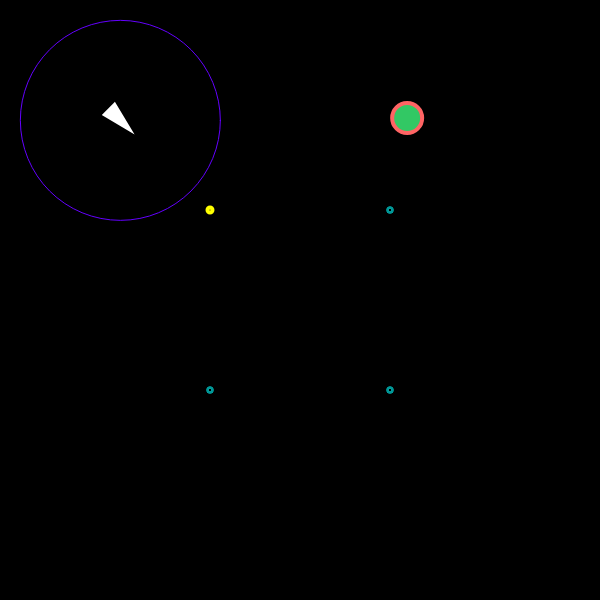
Frame 1 (no input)
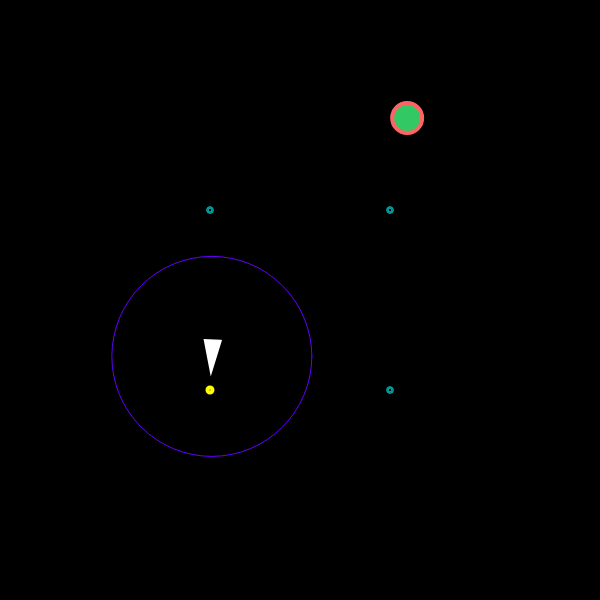
Frame 60 (no input)
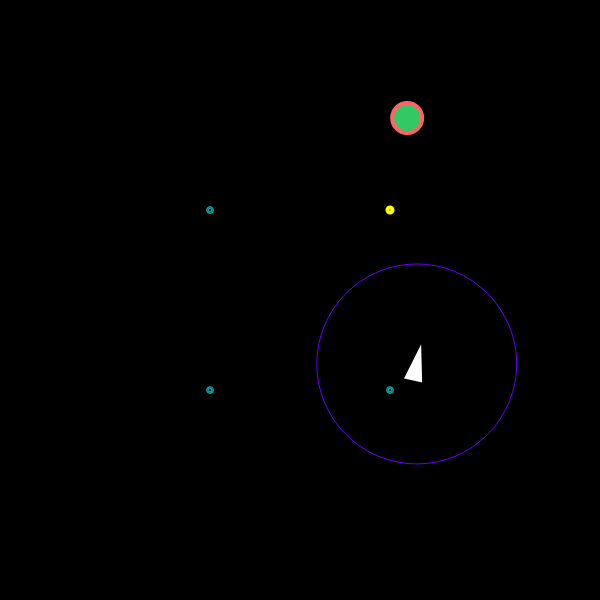
Frame 120 (the mouse pressed at the canvas centre since frame 60)

The p5.js sketch that drew these frames (run headless with seeded random() and noise() and a simulated clock; from frame 60 on, the mouse is pressed at the canvas centre):

// p5.js sketch
// ── sketch.js
// Seeking a Target (Seek)
// The Nature of Code
// The Coding Train / Daniel Shiffman
// https://youtu.be/p1Ws1ZhG36g
// https://thecodingtrain.com/learning/nature-of-code/5.2-seek.html

// Seek: https://editor.p5js.org/codingtrain/sketches/AxuChwlgb
// Seek with Sliders: https://editor.p5js.org/codingtrain/sketches/DROTtSI7J
// Arrive: https://editor.p5js.org/codingtrain/sketches/dQx9oOfTN
// Pursue: https://editor.p5js.org/codingtrain/sketches/XbsgoU_of

let vehicle;
let countFood = 0;
let sizeCanvas = 600;
let halfCanvas = sizeCanvas/2;
let foodRadius = 30;
let foodPosition;
let vehicleVisionRadius = 200;
let searchTarget;
let vehicleState = 2;
let center;
let searchStep = 0;
let previousOxState = 2;
let entryPointSearching = 2;
let luCorner;
let llCorner;
let ruCorner;
let rlCorner;
let magicNumberlw;
let magicNumberup;
let entryRound = true;

function setup() {
  createCanvas(sizeCanvas, sizeCanvas);
  console.log("init canvas: " + sizeCanvas + "x" + sizeCanvas);

  vehicle = new Vehicle(sizeCanvas / 5, sizeCanvas / 5);
  console.log("init vehicle x:" + vehicle.pos.x + " y:" + vehicle.pos.y);

  foodPosition = createVector(random(sizeCanvas - 30), random(sizeCanvas - 30));
  circle(foodPosition.x, foodPosition.y, foodRadius);
  console.log("init food x:" + foodPosition.x + " y:" + foodPosition.y + " d:" + foodRadius);

  console.log("init count: " + countFood);

  checkbox = createCheckbox("Debug Mode", true);
  checkbox.position(0, sizeCanvas);
  checkbox2 = createCheckbox("Vehicle Position", false);
  checkbox2.position(0, sizeCanvas + 20);
  checkbox3 = createCheckbox("Vehicle Vision", false);
  checkbox3.position(0, sizeCanvas + 40);

  center = createVector(halfCanvas, halfCanvas);
  console.log("init center x:" + center.x + " y:" + center.y);
  
  //creating searching path's points
  magicNumber = ((vehicleVisionRadius - (vehicleVisionRadius/10)) / sizeCanvas);
  magicNumberup = (vehicleVisionRadius / sizeCanvas);
  luCorner = createVector((center.x * (1-magicNumber)), (center.y * (1-magicNumber)));
  llCorner = createVector((center.x * (1-magicNumber)), (center.y * (1+magicNumber)));
  rlCorner = createVector((center.x * (1+magicNumber)), (center.y * (1+magicNumber)));
  ruCorner = createVector((center.x * (1+magicNumber)), (center.y * (1-magicNumber)));
  
  if (checkbox.checked()) {
    console.log("vehicleState = " + vehicleState);
    console.log("entryPointSearching: " + entryPointSearching);
  }
}

function draw() {
  if (!checkbox3.checked()) {
    background(0);
  }

  if (checkbox2.checked()) {
    console.log("vehicle pos x:" + vehicle.pos.x + " y:" + vehicle.pos.y);
  }

  let d = vehicle.pos.dist(foodPosition); //distance from the vehicle to the food
  if (vehicleState == 0) { //seeking food
    vehicle.seek(foodPosition);
    if (d < 10) {
      foodPosition.set(random(sizeCanvas - 30), random(sizeCanvas - 30));
      countFood++;
      console.log("Comida: " + countFood);
      searchStep = 0;
      entryRound = true;

      let d2 = [{
        dist: vehicle.pos.dist(luCorner),
        entry: 2
      }, {
        dist: vehicle.pos.dist(llCorner),
        entry: 3
      }, {
        dist: vehicle.pos.dist(rlCorner),
        entry: 4
      }, {
        dist: vehicle.pos.dist(ruCorner),
        entry: 5
      }, ];

      let minDist = d2[0];

      for (let i = 1; i < d2.length; i++) {
        if (d2[i].dist < minDist.dist) {
          minDist = d2[i];
        }
      }

      entryPointSearching = minDist.entry;

      vehicleState = entryPointSearching;
      if (checkbox.checked()) {
        console.log("vehicleState = " + vehicleState);
        console.log("entryPointSearching: " + entryPointSearching);
      }

    }
  } else {
    if (d > vehicleVisionRadius / 2 + foodRadius / 2) {

      if (vehicleState == 2) { //searching for food left-upper corner

        searchTarget = createVector(luCorner.x - searchStep, luCorner.y - searchStep);
        if (vehicle.pos.dist(searchTarget) < 10) { //if vehicle gets close the viewpoint then it go to next state
          if (entryPointSearching == 2 && entryRound == false) { //if entry point is the right next one so this state is the last one
            vehicleState = 6;
          } else {
            vehicleState = 3;
            entryRound = false;
          }
        }

      } else if (vehicleState == 3) { //searching for food left-lower corner

        searchTarget = createVector(llCorner.x - searchStep, llCorner.y + searchStep);
        if (vehicle.pos.dist(searchTarget) < 10) {
          if (entryPointSearching == 3 && entryRound == false) {
            vehicleState = 6;
          } else {
            vehicleState = 4;
            entryRound = false;
          }
        }

      } else if (vehicleState == 4) { //searching for food right-lower corner

        searchTarget = createVector(rlCorner.x + searchStep, rlCorner.y + searchStep);
        if (vehicle.pos.dist(searchTarget) < 10) {
          if (entryPointSearching == 4 && entryRound == false) {
            vehicleState = 6;
          } else {
            vehicleState = 5;
            entryRound = false;
          }
        }

      } else if (vehicleState == 5) { //searching for food right-upper corner

        searchTarget = createVector(ruCorner.x + searchStep, ruCorner.y - searchStep);
        if (vehicle.pos.dist(searchTarget) < 10) {
          if (entryPointSearching == 5 && entryRound == false) {
            vehicleState = 6;
          } else {
            vehicleState = 2;
            entryRound = false;
          }
        }

      } else if (vehicleState == 6) { //searching for food increase searching area

        searchStep += vehicleVisionRadius * (1 - magicNumber);
        vehicleState = entryPointSearching;
        entryRound = true;

      } else {
        console.log("Unexpectabled state! Error here!");
        exit();
      }

      //restart searchStep for it doesnt reach infinite
      if (searchTarget.x > sizeCanvas || searchTarget.x < 0 ||
        searchTarget.y > sizeCanvas || searchTarget.y < 0) {
        searchStep = 0;
      }

      vehicle.seek(searchTarget);
      if (checkbox.checked()) {
        if (previousOxState != vehicleState) {
          console.log("vehicleState = " + vehicleState);
        }
        previousOxState = vehicleState;
      }

      if (checkbox.checked()) {
        noFill();
        strokeWeight(2);
        stroke(0, 255, 255);
        circle(luCorner.x, luCorner.y, 5);
        circle(llCorner.x, llCorner.y, 5);
        circle(rlCorner.x, rlCorner.y, 5);
        circle(ruCorner.x, ruCorner.y, 5);
        stroke(0, 150, 150);
        circle(luCorner.x - searchStep, luCorner.y - searchStep, 5);
        circle(llCorner.x - searchStep, llCorner.y + searchStep, 5);
        circle(rlCorner.x + searchStep, rlCorner.y + searchStep, 5);
        circle(ruCorner.x + searchStep, ruCorner.y - searchStep, 5);
        strokeWeight(4);
        stroke(255, 255, 0);
        circle(searchTarget.x, searchTarget.y, 5);

      }
    } else {

      vehicleState = 0;
      if (checkbox.checked()) {
        console.log("Found food at " + foodPosition.x + " " + foodPosition.y + " !");
        if (previousOxState != vehicleState) { //needed to debug mode doesnt flood the console
          console.log("vehicleState = " + vehicleState);
        }
        previousOxState = vehicleState;
      }

    }
  }

  vehicle.update();
  vehicle.show();

  noFill();
  stroke(100, 0, 255);
  strokeWeight(1);
  circle(vehicle.pos.x, vehicle.pos.y, vehicleVisionRadius);

  fill(50, 200, 100);
  stroke(255, 100, 100);
  strokeWeight(4);
  circle(foodPosition.x, foodPosition.y, foodRadius);

}
// ── vehicle.js
// Seeking a Target (Seek)
// The Nature of Code
// The Coding Train / Daniel Shiffman
// https://youtu.be/p1Ws1ZhG36g
// https://thecodingtrain.com/learning/nature-of-code/5.2-seek.html

// Seek: https://editor.p5js.org/codingtrain/sketches/AxuChwlgb
// Seek with Sliders: https://editor.p5js.org/codingtrain/sketches/DROTtSI7J
// Arrive: https://editor.p5js.org/codingtrain/sketches/dQx9oOfTN
// Pursue: https://editor.p5js.org/codingtrain/sketches/XbsgoU_of

class Vehicle {
  constructor(x, y) {
    this.pos = createVector(x, y);
    this.vel = createVector(0, 0);
    this.acc = createVector(0, 0);
    this.maxSpeed = 5;
    this.maxForce = 0.5;
    this.r = 16;
  }

  seek(target) {
    let force = p5.Vector.sub(target, this.pos);
    force.setMag(this.maxSpeed);
    force.sub(this.vel);
    force.limit(this.maxForce);
    this.applyForce(force);
  }

  applyForce(force) {
    this.acc.add(force);
  }

  update() {
    this.vel.add(this.acc);
    this.vel.limit(this.maxSpeed);
    this.pos.add(this.vel);
    this.acc.set(0, 0);
    this.edges();
  }

  show() {
    stroke(255);
    strokeWeight(2);
    fill(255);
    push();
    translate(this.pos.x, this.pos.y);
    rotate(this.vel.heading());
    triangle(-this.r, -this.r / 2, -this.r, this.r / 2, this.r, 0);
    pop();
  }

  edges() {
    if (this.pos.x > width + this.r) {
      this.pos.x = -this.r;
    } else if (this.pos.x < -this.r) {
      this.pos.x = width + this.r;
    }
    if (this.pos.y > height + this.r) {
      this.pos.y = -this.r;
    } else if (this.pos.y < -this.r) {
      this.pos.y = height + this.r;
    }
  }
}
